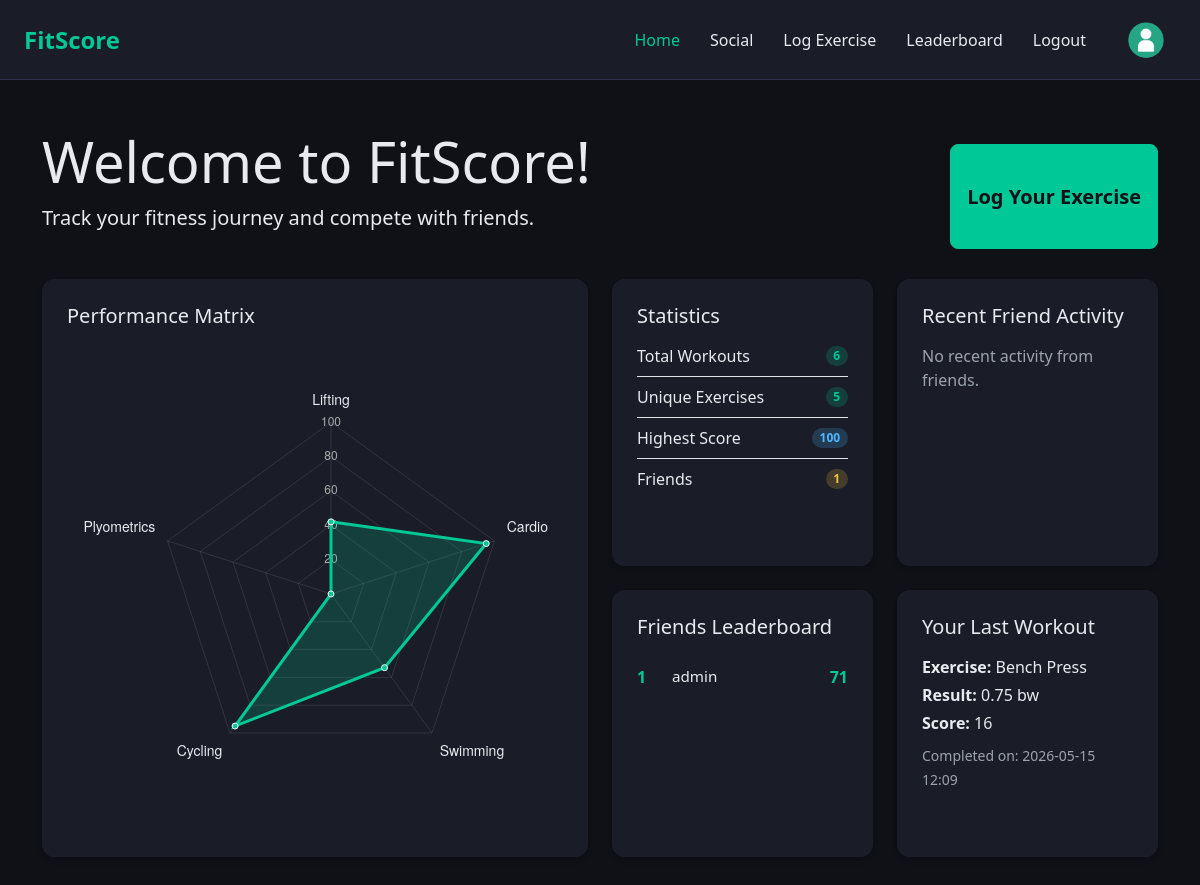
The page /home (signed in) on the database its author committed.
### models.py (models this page shows, shortened)
class User(UserMixin, db.Model):
    __tablename__ = 'Users'
    user_id = db.Column(db.Integer, primary_key=True, autoincrement=True)
    firstname = db.Column(db.String(50), nullable=True)
    lastname = db.Column(db.String(50), nullable=True)
    bio = db.Column(db.String(500), nullable=True)
    username = db.Column(db.String(50), nullable=False)
    password = db.Column(db.String(256), nullable=False)
    email = db.Column(db.String(50), nullable=False)
    created_at = db.Column(db.DateTime, default=datetime.utcnow)
    updated_at = db.Column(db.DateTime, default=datetime.utcnow, onupdate=datetime.utcnow)
    logs = db.relationship('Log', backref='user', lazy=True)

class Exercise(db.Model):
    __tablename__ = 'Exercises'
    exercise_id = db.Column(db.Integer, primary_key=True, autoincrement=True)
    exercise_name = db.Column(db.String(50), nullable=False, unique=True)
    exercise_type = db.Column(db.String(50), nullable=False)
    units = db.Column(db.String(50), nullable=False)
    mean_statistic = db.Column(db.Float, nullable=False) # use negative value for time-based exercises
    stdev_statistic = db.Column(db.Float, nullable=False)
    logs = db.relationship('Log', backref='exercise', lazy=True)

class Log(db.Model):
    __tablename__ = 'Logs'
    log_id = db.Column(db.Integer, primary_key=True, autoincrement=True)
    exercise_id = db.Column(db.Integer, db.ForeignKey('Exercises.exercise_id'), nullable=False)
    user_id = db.Column(db.Integer, db.ForeignKey('Users.user_id'), nullable=False)
    stat_value = db.Column(db.Float, nullable=False) # use negative value for time-based exercises
    standardised_score = db.Column(db.Float, nullable=True)
    completed_on = db.Column(db.DateTime, default=datetime.utcnow)

### app.py (the view)
@app.route('/home')
@login_required
def home():
    recent_log = Log.query.filter_by(user_id=current_user.user_id).order_by(Log.completed_on.desc()).first()
    exercise_types = [r[0] for r in db.session.query(Exercise.exercise_type).distinct().all()]
    user_logs = Log.query.filter_by(user_id=current_user.user_id).order_by(Log.completed_on.desc()).all()
    latest_logs_per_exercise = {}
    for log in user_logs:
        if log.exercise_id not in latest_logs_per_exercise:
            latest_logs_per_exercise[log.exercise_id] = log
    performance_scores = {}
    for etype in exercise_types:
        type_logs = [log for log in latest_logs_per_exercise.values() if log.exercise.exercise_type == etype]
        if not type_logs:
            performance_scores[etype] = 0
        else:
            valid_scores = [log.standardised_score for log in type_logs if log.standardised_score is not None]
            if not valid_scores:
                performance_scores[etype] = 0
            else:
                avg_z = sum(valid_scores) / len(valid_scores)
                cdf = 0.5 * (1 + math.erf(avg_z / math.sqrt(2)))
                performance_scores[etype] = round(cdf * 100)
    performance_labels = list(performance_scores.keys())
    performance_data = list(performance_scores.values())
    valid_logs = [log for log in user_logs if log.standardised_score is not None]
    highest_z = max((log.standardised_score for log in valid_logs), default=None)
    highest_score = round(0.5 * (1 + math.erf(highest_z / math.sqrt(2))) * 100) if highest_z is not None else None
    friendships = Friendship.query.filter_by(user_id_1=current_user.user_id).all()
    friend_ids = [f.user_id_2 for f in friendships]
    stats = {
        'total_workouts':   len(user_logs),
        'unique_exercises': len(set(log.exercise_id for log in user_logs)),
        'highest_score':    highest_score,
        'total_friends':    len(friend_ids)
    }
    recent_friend_logs = []
    friend_log_scores = {}
    if friend_ids:
        recent_friend_logs = Log.query.filter(Log.user_id.in_(friend_ids)).order_by(Log.completed_on.desc()).limit(2).all()
        friend_log_scores = {
            log.log_id: z_to_percentile(log.standardised_score)
            for log in recent_friend_logs
            if log.standardised_score is not None
        }
    users_to_check = [current_user]
    if friend_ids:
        friends = User.query.filter(User.user_id.in_(friend_ids)).all()
        users_to_check.extend(friends)
    friends_leaderboard = [entry for user in users_to_check
                           if (entry := summarize_user_performance(user))['has_logs']]
    friends_leaderboard.sort(key=lambda x: x['overall_score'], reverse=True)
    friends_leaderboard = friends_leaderboard[:5]
    recent_log_score = z_to_percentile(recent_log.standardised_score) if recent_log and recent_log.standardised_score is not None else None
    return render_template('home.html',
                           recent_log=recent_log,
                           recent_log_score=recent_log_score,
                           performance_labels=performance_labels,
                           performance_data=performance_data,
                           stats=stats,
                           recent_friend_logs=recent_friend_logs,
                           friend_log_scores=friend_log_scores,
                           friends_leaderboard=friends_leaderboard)

### app.py (called while the page is built)
@login_manager.user_loader
def load_user(user_id):
    return User.query.get(int(user_id))

def z_to_percentile(z):
    return round(0.5 * (1 + math.erf(z / math.sqrt(2))) * 100)

### templates/home.html (shortened to what this page needs)
{% extends "base.html" %}
{% block content %}
<div class="container py-5">
    <header class="header">
        <div>
            <h1 class="display-4">Welcome to FitScore!</h1>
            <p class="lead">Track your fitness journey and compete with friends.</p>
        </div>
        <a href="{{ url_for('log') }}"
            class="btn btn-primary btn-lg mt-3 d-flex align-items-center justify-content-center">Log Your Exercise</a>
    </header>
    <div class="dash-grid">
        <div class="panel">
            <h2 class="h5">Performance Matrix</h2>
            <canvas id="performanceChart"></canvas>
        </div>
        <div class="panel">
            <h2 class="h5">Statistics</h2>
            <ul class="list-unstyled mt-3 mb-0">
                <li class="mb-2 d-flex justify-content-between align-items-center border-bottom pb-2">
                    <span>Total Workouts</span>
                    <span class="badge bg-primary rounded-pill">{{ stats.total_workouts }}</span>
                </li>
                <li class="mb-2 d-flex justify-content-between align-items-center border-bottom pb-2">
                    <span>Unique Exercises</span>
                    <span class="badge bg-primary rounded-pill">{{ stats.unique_exercises }}</span>
                </li>
                <li class="mb-2 d-flex justify-content-between align-items-center border-bottom pb-2">
                    <span>Highest Score</span>
                    <span class="badge bg-success rounded-pill">
                        {% if stats.highest_score is not none %}
                            {{ stats.highest_score }}
                        {% else %}
                            N/A
                        {% endif %}
                    </span>
                </li>
                <li class="mb-2 d-flex justify-content-between align-items-center">
                    <span>Friends</span>
                    <span class="badge bg-info rounded-pill">{{ stats.total_friends }}</span>
                </li>
            </ul>
        </div>
        <div class="panel">
            <h2 class="h5 mb-3">Recent Friend Activity</h2>
            {% if recent_friend_logs %}
                <ul class="list-unstyled mb-0">
                {% for log in recent_friend_logs %}
                    <li class="mb-3 border-bottom pb-2 last-no-border">
                        <strong>{{ log.user.username }}</strong> logged <em>{{ log.exercise.exercise_name }}</em>
                        <br>
                        Result: {{ log.stat_value | abs }} {{ log.exercise.units }}
                        {% if log.log_id in friend_log_scores %}
                            <span class="text-success fw-bold">(Score: {{ friend_log_scores[log.log_id] }})</span>
                        {% endif %}
                        <br>
                        <small class="text-muted">{{ log.completed_on.strftime('%Y-%m-%d %H:%M') }}</small>
                    </li>
                {% endfor %}
                </ul>
            {% else %}
                <p class="text-muted">No recent activity from friends.</p>
            {% endif %}
        </div>
        <div class="panel">
            <h2 class="h5">Friends Leaderboard</h2>
            {% if friends_leaderboard %}
                <div class="mt-3">
                    {% for friend in friends_leaderboard %}
                        <div class="mini-lb-item">
                            <div class="mini-lb-rank {% if loop.index <= 3 %}top{% endif %}">{{ loop.index }}</div>
                            <div class="mini-lb-name">{{ friend.username }}</div>
                            <div class="mini-lb-score">{{ friend.overall_score|int }}</div>
                        </div>
                    {% endfor %}
                </div>
            {% else %}
                <p class="text-muted mt-3">No friends to show. Add friends to compare your leaderboard scores.</p>
            {% endif %}
        </div>
        <div class="panel">
            <h2 class="h5 mb-3">Your Last Workout</h2>
            {% if recent_log %}
            <div>
                <p class="mb-1"><strong>Exercise:</strong> {{ recent_log.exercise.exercise_name }}</p>
                <p class="mb-1"><strong>Result:</strong> {{ recent_log.stat_value | abs }} {{ recent_log.exercise.units }}</p>
                <p class="mb-1"><strong>Score:</strong>
                    {% if recent_log_score is not none %}
                        {{ recent_log_score }}
                    {% else %}
                        N/A
                    {% endif %}
                </p>
                <p class="mb-0 mt-2"><small class="text-muted">Completed on: {{
                        recent_log.completed_on.strftime('%Y-%m-%d %H:%M') }}</small></p>
            </div>
            {% else %}
            <p class="text-muted">No workouts logged yet.</p>
            {% endif %}
        </div>
    </div>
</div>
{% endblock %}
{% block extra_js %}
<script>
    document.addEventListener("DOMContentLoaded", function () {
        const ctx = document.getElementById('performanceChart').getContext('2d');
        const labels = {{ performance_labels | tojson }};
        const data = {{ performance_data | tojson }};
        new Chart(ctx, {
            type: 'radar',
            data: {
                labels: labels,
                datasets: [{
                    label: 'Performance Score',
                    data: data,
                    backgroundColor: 'rgba(0, 200, 150, 0.2)',
                    borderColor: 'rgba(0, 200, 150, 1)',
                    pointBackgroundColor: 'rgba(0, 200, 150, 1)',
                    pointBorderColor: '#fff',
                    pointHoverBackgroundColor: '#fff',
                    pointHoverBorderColor: 'rgba(0, 200, 150, 1)'
                }]
            },
            options: {
                scales: {
                    r: {
                        angleLines: {
                            display: true,
                            color: 'rgba(255, 255, 255, 0.1)'
                        },
                        grid: {
                            color: 'rgba(255, 255, 255, 0.1)'
                        },
                        pointLabels: {
                            color: '#e8eaf0',
                            font: {
                                size: 14
                            }
                        },
                        ticks: {
                            backdropColor: 'transparent',
                            color: '#aaa',
                            stepSize: 20
                        },
                        suggestedMin: 0,
                        suggestedMax: 100
                    }
                },
                plugins: {
                    legend: {
                        display: false
                    }
                }
            }
        });
    });
</script>
{% endblock %}

### static/styles.css (style rules this page uses)
body { min-height: 100vh; background-color: #0f1117; color: #e8eaf0; }
.btn-primary { background-color: #00c896; border-color: #00c896; color: #0f1117; font-weight: 600; }
.header { margin-bottom: 30px; display: flex; justify-content: space-between; }
.dash-grid { display: grid; grid-template-columns: repeat(4, 1fr); gap: 1.5rem; }
.dash-grid .panel:first-child { grid-column: span 2; grid-row: span 2; }
.panel { background-color: #1a1d27; border-radius: 12px; padding: 1.5rem; box-shadow: 0 4px 6px rgba(0, 0, 0, 0.05), 0 1px 3px rgba(0, 0, 0, 0.1); border: 1px solid #1a1d27; transition: transform 0.2s ease, box-shadow 0.2s ease; }
.mini-lb-item { display: flex; align-items: center; padding: 10px 0; border-bottom: 1px solid #2e3250; }
.mini-lb-item:last-child { border-bottom: none; }
.mini-lb-rank { width: 25px; font-weight: 700; color: #6b7280; }
.mini-lb-rank.top { color: #00c896; }
.mini-lb-name { flex-grow: 1; font-size: 0.95rem; padding-left: 10px; }
.mini-lb-score { font-weight: 700; color: #00c896; }
.bg-primary { background-color: rgba(0, 200, 150, 0.2) !important; color: #00c896 !important; }
.bg-success { background-color: rgba(77, 184, 255, 0.2) !important; color: #4db8ff !important; }
.bg-info { background-color: rgba(240, 192, 64, 0.2) !important; color: #f0c040 !important; }
.text-muted { color: #9ca3af !important; }

### rows shown on the page
User: username "admin"
Exercise: exercise.exercise_name "Bench Press", exercise.units "bw"
Log: stat_value|abs "0.75", completed_on "2026-05-15 12:09"

### other values the page prints
{{ stats.total_workouts }} "6"
{{ stats.unique_exercises }} "5"
{{ stats.highest_score }} "100"
{{ stats.total_friends }} "1"
{{ friend.overall_score|int }} "71"
{{ recent_log_score }} "16"
chart data {{ performance_labels | tojson }} ["Lifting", "Cardio", "Swimming", "Cycling", "Plyometrics"]
chart data {{ performance_data | tojson }} [42, 95, 53, 95, 0]
